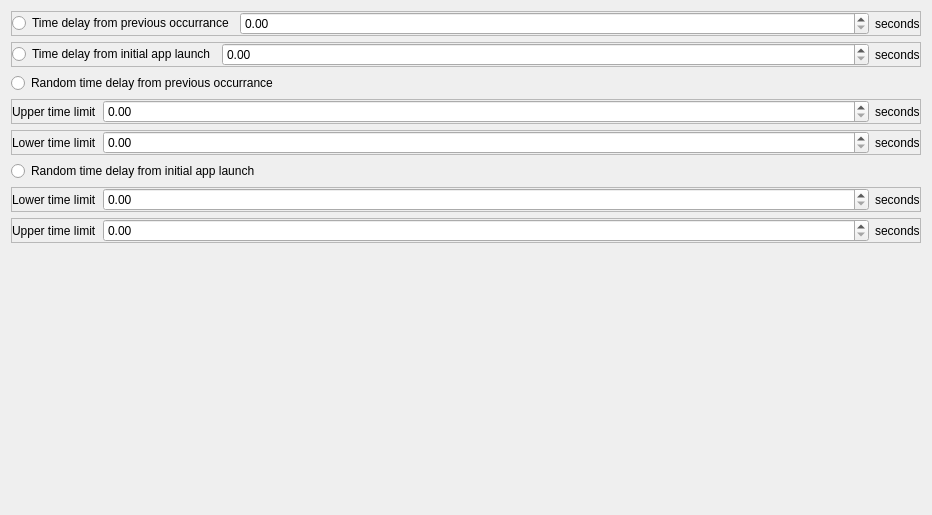
         <widget class="QWidget" name="scrollAreaWidgetContents">
          <property name="geometry">
           <rect>
            <x>0</x>
            <y>0</y>
            <width>932</width>
            <height>515</height>
           </rect>
          </property>
          <layout class="QVBoxLayout" name="verticalLayout_8">
           <item>
            <widget class="QFrame" name="frame">
             <property name="sizePolicy">
              <sizepolicy hsizetype="Expanding" vsizetype="Fixed">
               <horstretch>0</horstretch>
               <verstretch>0</verstretch>
              </sizepolicy>
             </property>
             <property name="frameShape">
              <enum>QFrame::Shape::StyledPanel</enum>
             </property>
             <property name="frameShadow">
              <enum>QFrame::Shadow::Raised</enum>
             </property>
             <layout class="QHBoxLayout" name="horizontalLayout" stretch="1,6,0">
              <property name="leftMargin">
               <number>0</number>
              </property>
              <property name="topMargin">
               <number>0</number>
              </property>
              <property name="rightMargin">
               <number>0</number>
              </property>
              <property name="bottomMargin">
               <number>0</number>
              </property>
              <item>
               <widget class="QRadioButton" name="radioButton">
                <property name="text">
                 <string>Time delay from previous occurrance</string>
                </property>
               </widget>
              </item>
              <item>
               <widget class="QDoubleSpinBox" name="doubleSpinBox"/>
              </item>
              <item>
               <widget class="QLabel" name="label_11">
                <property name="text">
                 <string>seconds</string>
                </property>
               </widget>
              </item>
             </layout>
            </widget>
           </item>
           <item>
            <widget class="QFrame" name="frame_2">
             <property name="sizePolicy">
              <sizepolicy hsizetype="Expanding" vsizetype="Fixed">
               <horstretch>0</horstretch>
               <verstretch>0</verstretch>
              </sizepolicy>
             </property>
             <property name="frameShape">
              <enum>QFrame::Shape::StyledPanel</enum>
             </property>
             <property name="frameShadow">
              <enum>QFrame::Shadow::Raised</enum>
             </property>
             <layout class="QHBoxLayout" name="horizontalLayout_2" stretch="1,6,0">
              <property name="leftMargin">
               <number>0</number>
              </property>
              <property name="topMargin">
               <number>0</number>
              </property>
              <property name="rightMargin">
               <number>0</number>
              </property>
              <property name="bottomMargin">
               <number>0</number>
              </property>
              <item>
               <widget class="QRadioButton" name="radioButton_2">
                <property name="text">
                 <string>Time delay from initial app launch</string>
                </property>
               </widget>
              </item>
              <item>
               <widget class="QDoubleSpinBox" name="doubleSpinBox_2"/>
              </item>
              <item>
               <widget class="QLabel" name="label_12">
                <property name="text">
                 <string>seconds</string>
                </property>
               </widget>
              </item>
             </layout>
            </widget>
           </item>
           <item>
            <widget class="QRadioButton" name="radioButton_3">
             <property name="text">
              <string>Random time delay from previous occurrance</string>
             </property>
            </widget>
           </item>
           <item>
            <widget class="QFrame" name="frame_40">
             <property name="sizePolicy">
              <sizepolicy hsizetype="Expanding" vsizetype="Fixed">
               <horstretch>0</horstretch>
               <verstretch>0</verstretch>
              </sizepolicy>
             </property>
             <property name="frameShape">
              <enum>QFrame::Shape::StyledPanel</enum>
             </property>
             <property name="frameShadow">
              <enum>QFrame::Shadow::Raised</enum>
             </property>
             <layout class="QHBoxLayout" name="horizontalLayout_55" stretch="0,10,0">
              <property name="leftMargin">
               <number>0</number>
              </property>
              <property name="topMargin">
               <number>0</number>
              </property>
              <property name="rightMargin">
               <number>0</number>
              </property>
              <property name="bottomMargin">
               <number>0</number>
              </property>
              <item>
               <widget class="QLabel" name="label">
                <property name="text">
                 <string>Upper time limit</string>
                </property>
               </widget>
              </item>
              <item>
               <widget class="QDoubleSpinBox" name="doubleSpinBox_3"/>
              </item>
              <item>
               <widget class="QLabel" name="label_13">
                <property name="text">
                 <string>seconds</string>
                </property>
               </widget>
              </item>
             </layout>
            </widget>
           </item>
           <item>
            <widget class="QFrame" name="frame_41">
             <property name="frameShape">
              <enum>QFrame::Shape::StyledPanel</enum>
             </property>
             <property name="frameShadow">
              <enum>QFrame::Shadow::Raised</enum>
             </property>
             <layout class="QHBoxLayout" name="horizontalLayout_56" stretch="0,10,0">
              <property name="leftMargin">
               <number>0</number>
              </property>
              <property name="topMargin">
               <number>0</number>
              </property>
              <property name="rightMargin">
               <number>0</number>
              </property>
              <property name="bottomMargin">
               <number>0</number>
              </property>
              <item>
               <widget class="QLabel" name="label_2">
                <property name="text">
                 <string>Lower time limit</string>
                </property>
               </widget>
              </item>
              <item>
               <widget class="QDoubleSpinBox" name="doubleSpinBox_4"/>
              </item>
              <item>
               <widget class="QLabel" name="label_14">
                <property name="text">
                 <string>seconds</string>
                </property>
               </widget>
              </item>
             </layout>
            </widget>
           </item>
           <item>
            <widget class="QRadioButton" name="radioButton_4">
             <property name="text">
              <string>Random time delay from initial app launch</string>
             </property>
            </widget>
           </item>
           <item>
            <widget class="QFrame" name="frame_43">
             <property name="frameShape">
              <enum>QFrame::Shape::StyledPanel</enum>
             </property>
             <property name="frameShadow">
              <enum>QFrame::Shadow::Raised</enum>
             </property>
             <layout class="QHBoxLayout" name="horizontalLayout_58" stretch="0,10,0">
              <property name="leftMargin">
               <number>0</number>
              </property>
              <property name="topMargin">
               <number>0</number>
              </property>
              <property name="rightMargin">
               <number>0</number>
              </property>
              <property name="bottomMargin">
               <number>0</number>
              </property>
              <item>
               <widget class="QLabel" name="label_10">
                <property name="text">
                 <string>Lower time limit</string>
                </property>
               </widget>
              </item>
              <item>
               <widget class="QDoubleSpinBox" name="doubleSpinBox_6"/>
              </item>
              <item>
               <widget class="QLabel" name="label_15">
                <property name="text">
                 <string>seconds</string>
                </property>
               </widget>
              </item>
             </layout>
            </widget>
           </item>
           <item>
            <widget class="QFrame" name="frame_42">
             <property name="sizePolicy">
              <sizepolicy hsizetype="Expanding" vsizetype="Fixed">
               <horstretch>0</horstretch>
               <verstretch>0</verstretch>
              </sizepolicy>
             </property>
             <property name="frameShape">
              <enum>QFrame::Shape::StyledPanel</enum>
             </property>
             <property name="frameShadow">
              <enum>QFrame::Shadow::Raised</enum>
             </property>
             <layout class="QHBoxLayout" name="horizontalLayout_57" stretch="0,10,0">
              <property name="leftMargin">
               <number>0</number>
              </property>
              <property name="topMargin">
               <number>0</number>
              </property>
              <property name="rightMargin">
               <number>0</number>
              </property>
              <property name="bottomMargin">
               <number>0</number>
              </property>
              <item>
               <widget class="QLabel" name="label_3">
                <property name="text">
                 <string>Upper time limit</string>
                </property>
               </widget>
              </item>
              <item>
               <widget class="QDoubleSpinBox" name="doubleSpinBox_5"/>
              </item>
              <item>
               <widget class="QLabel" name="label_16">
                <property name="text">
                 <string>seconds</string>
                </property>
               </widget>
              </item>
             </layout>
            </widget>
           </item>
           <item>
            <spacer name="verticalSpacer">
             <property name="orientation">
              <enum>Qt::Orientation::Vertical</enum>
             </property>
             <property name="sizeHint" stdset="0">
              <size>
               <width>20</width>
               <height>250</height>
              </size>
             </property>
            </spacer>
           </item>
          </layout>
         </widget>
